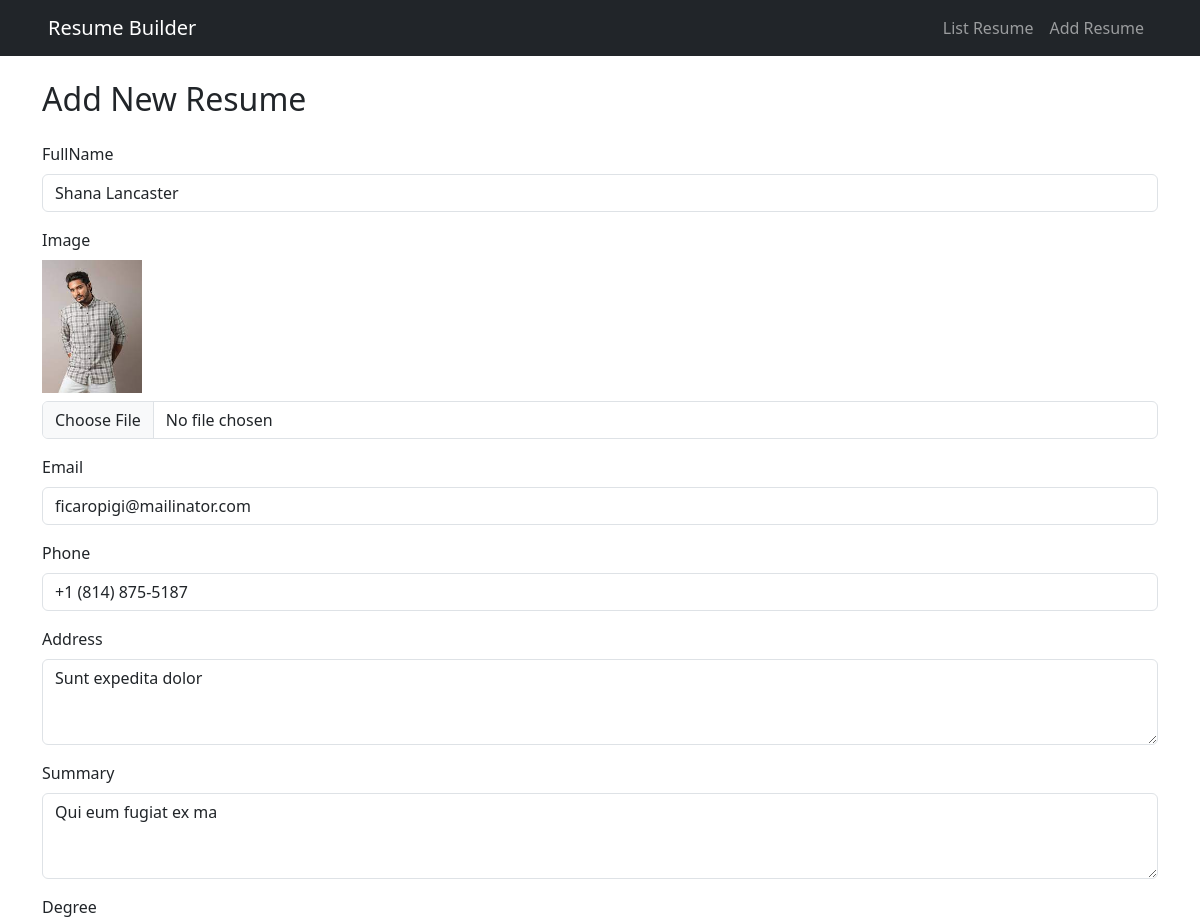
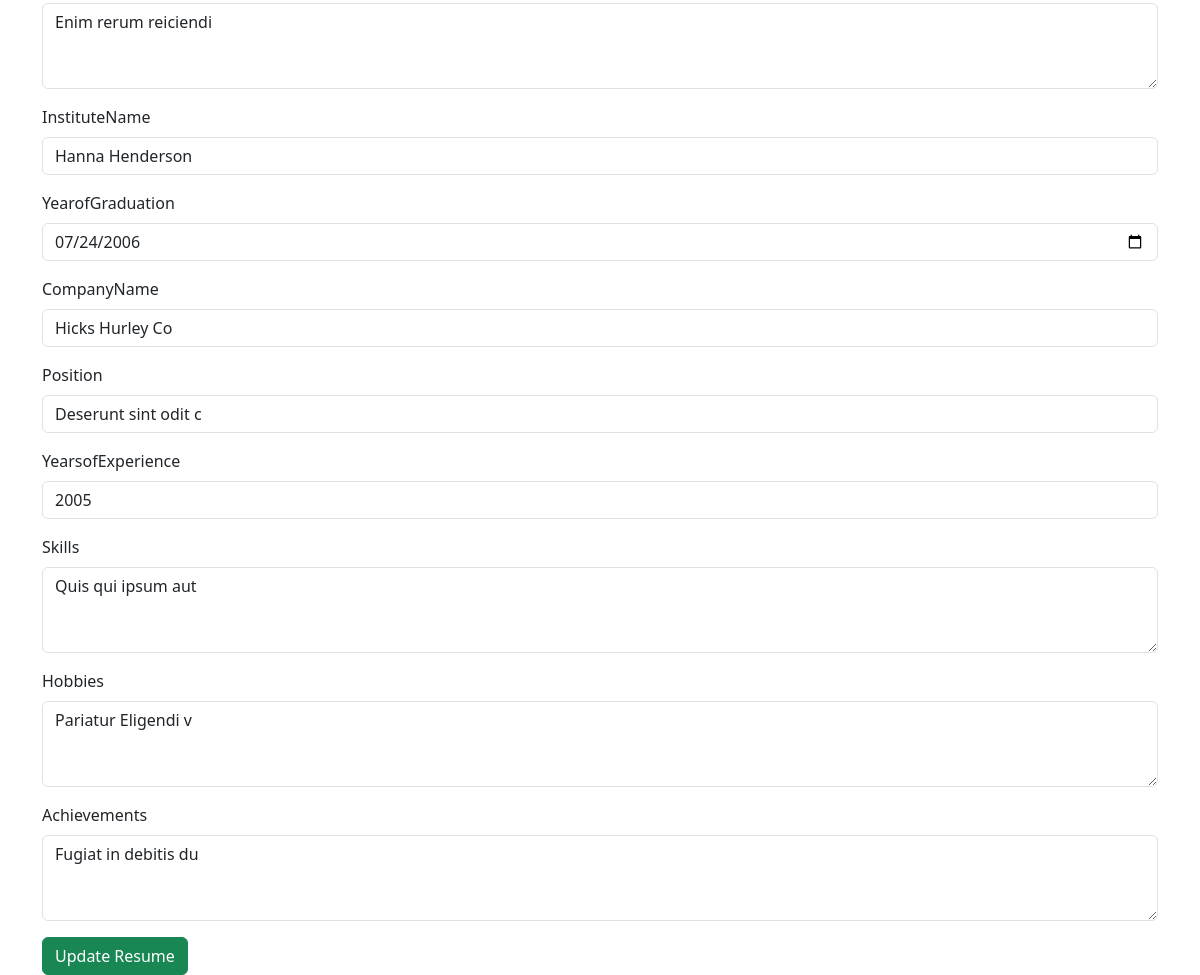
The page /editresume/1 on the database its author committed (2 pictures, top to bottom).
### resume/models.py (models this page shows)
class ResumeModel(models.Model):
    FullName=models.CharField(max_length=100)
    ProfilePicture= models.ImageField(upload_to='Media/img')
    Email =models.EmailField()
    Phone=models.CharField(max_length=15)
    Address=models.TextField()
    Summary=models.TextField()
    Degree=models.TextField()
    InstituteName=models.CharField(max_length=50)
    YearofGraduation=models.DateField()
    CompanyName=models.CharField(max_length=100)
    Position=models.CharField(max_length=100)
    YearsofExperience=models.CharField(max_length=100)
    Skills=models.TextField()
    Hobbies=models.TextField()
    Achievements=models.TextField()

### resume/views.py (the view, shortened to what this page needs)
# urls.py: path('editresume/<int:id>',resume_edit,name='resumeedit'),
def resume_edit(request,id):
   data=ResumeModel.objects.get(id=id)
   ProfilePicture=request.FILES.get('ProfilePicture')
   if ProfilePicture:
            if data.ProfilePicture:
                old_image_path = data.ProfilePicture.path
                if os.path.isfile(old_image_path):
                    os.remove(old_image_path)
   else:
            ProfilePicture = data.ProfilePicture
   context={
      'resume' : data
   }
   return render(request,"edit.html",context)

### resume/templates/edit.html (shortened to what this page needs)
<!DOCTYPE html>
<html lang="en">
<head>
  <link href="https://cdn.jsdelivr.net/npm/bootstrap@5.3.3/dist/css/bootstrap.min.css" rel="stylesheet">
</head>
<body>
  <nav class="navbar navbar-expand-lg navbar-dark bg-dark px-5">
    <a class="navbar-brand" href="{% url 'resumelist' %}">Resume Builder</a>
    <div class="collapse navbar-collapse">
      <ul class="navbar-nav ms-auto">
        <li class="nav-item"><a class="nav-link" href="{% url 'resumelist' %}">List Resume</a></li>
        <li class="nav-item"><a class="nav-link" href="{% url 'resumeadd' %}">Add Resume</a></li>
      </ul>
    </div>
  </nav>
  <div class="container mt-4">
<h2 class="mb-4">Add New Resume</h2>
<form method="POST" enctype="multipart/form-data">
  <div class="mb-3">
    <label class="form-label">FullName</label>
    <input type="text" name="FullName" class="form-control" value="{{ resume.FullName }}" required>
  </div>
  <div class="mb-3">
    <label class="form-label">Image</label><br>
    {% if resume.ProfilePicture %}
      <img src="{{ resume.ProfilePicture.url }}" width="100" class="mb-2">
    {% endif %}
    <input type="file" name="ProfilePicture" class="form-control">
  </div>
  <div class="mb-3">
    <label class="form-label">Email</label>
    <input type="email" name="Email" class="form-control" value="{{ resume.Email }}" required>
  </div>
  <div class="mb-3">
    <label class="form-label">Phone</label>
    <input type="text" name="Phone" class="form-control" value="{{ resume.Phone }}" required>
  </div>
  <div class="mb-3">
    <label class="form-label">Address</label>
    <textarea name="Address" class="form-control" rows="3">{{ resume.Address }}</textarea>
  </div>
  <div class="mb-3">
    <label class="form-label">Summary</label>
    <textarea name="Summary" class="form-control" rows="3">{{ resume.Summary }}</textarea>
  </div>
  <div class="mb-3">
    <label class="form-label">Degree</label>
    <textarea name="Degree" class="form-control" rows="3">{{ resume.Degree }}</textarea>
  </div>
  <div class="mb-3">
    <label class="form-label">InstituteName</label>
    <input type="text" name="InstituteName" class="form-control" value="{{ resume.InstituteName }}" required>
  </div>
  <div class="mb-3">
    <label class="form-label">YearofGraduation</label>
    <input type="date" name="YearofGraduation" class="form-control" value="{{ resume.YearofGraduation|date:'Y-m-d' }}" required>
  </div>
  <div class="mb-3">
    <label class="form-label">CompanyName</label>
    <input type="text" name="CompanyName" class="form-control" value="{{ resume.CompanyName }}" required>
  </div>
  <div class="mb-3">
    <label class="form-label">Position</label>
    <input type="text" name="Position" class="form-control" value="{{ resume.Position }}" required>
  </div>
  <div class="mb-3">
    <label class="form-label">YearsofExperience</label>
    <input type="text" name="YearsofExperience" class="form-control" value="{{ resume.YearsofExperience }}" required>
  </div>
  <div class="mb-3">
    <label class="form-label">Skills</label>
    <textarea name="Skills" class="form-control" rows="3">{{ resume.Skills }}</textarea>
  </div>
  <div class="mb-3">
    <label class="form-label">Hobbies</label>
    <textarea name="Hobbies" class="form-control" rows="3">{{ resume.Hobbies }}</textarea>
  </div>
  <div class="mb-3">
    <label class="form-label">Achievements</label>
    <textarea name="Achievements" class="form-control" rows="3">{{ resume.Achievements }}</textarea>
  </div>
  <button type="submit" class="btn btn-success">Update Resume</button>
</form>
  </div>
</body>
</html>

### rows shown on the page
ResumeModel: FullName "Shana Lancaster", ProfilePicture (picture), Email "ficaropigi@mailinator.com", Phone "+1 (814) 875-5187", Address "Sunt expedita dolor", Summary "Qui eum fugiat ex ma", Degree "Enim rerum reiciendi", InstituteName "Hanna Henderson", YearofGraduation "07/24/2006", CompanyName "Hicks Hurley Co", Position "Deserunt sint odit c", YearsofExperience "2005", Skills "Quis qui ipsum aut", Hobbies "Pariatur Eligendi v", Achievements "Fugiat in debitis du"
